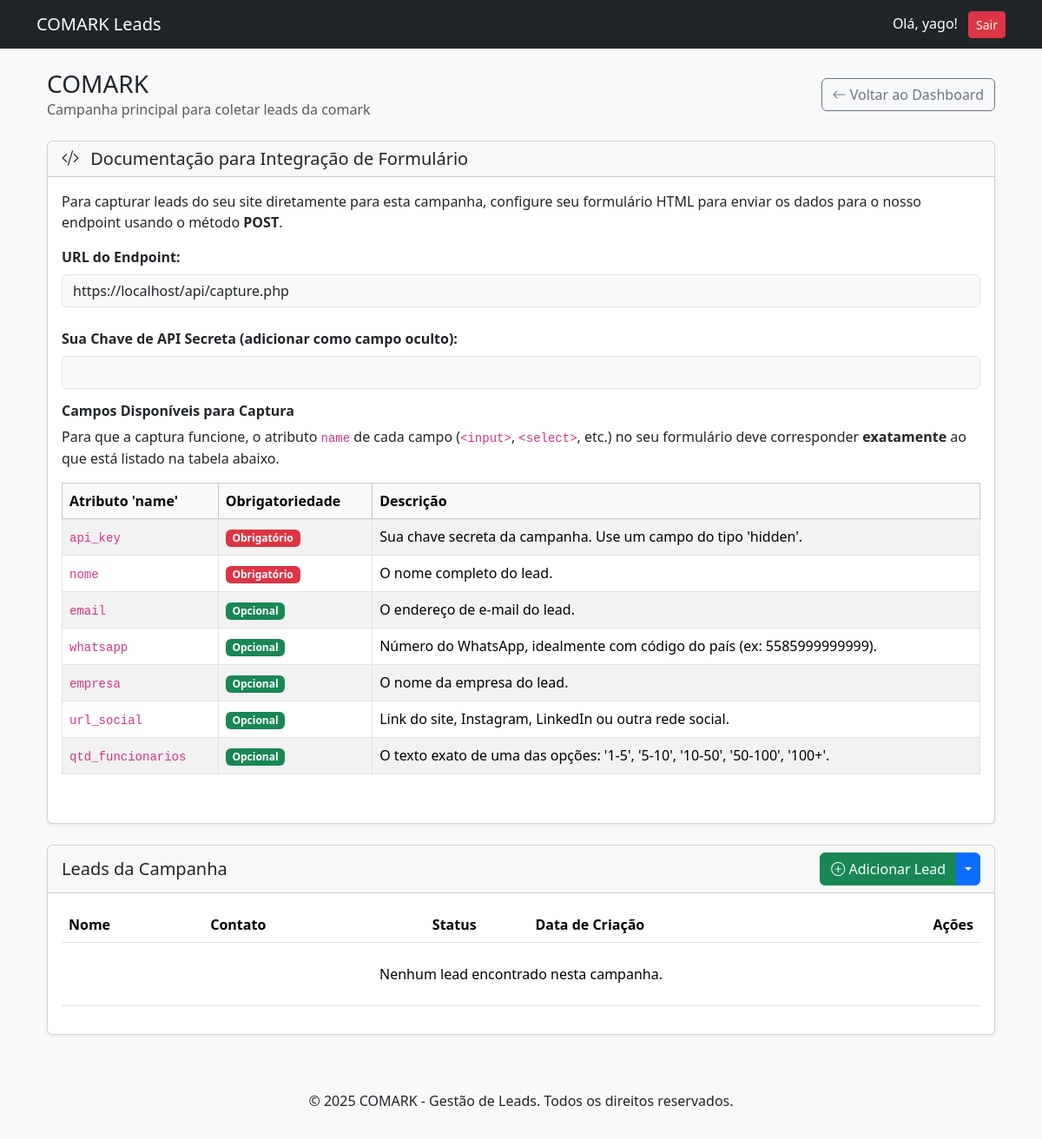
/visualizar_campanha.php?id=1 (signed in), run on the app's committed database.
### tables this page shows
CREATE TABLE `campanhas` (
  `id` int(11) NOT NULL,
  `nome_campanha` varchar(255) NOT NULL,
  `descricao` text DEFAULT NULL,
  `data_criacao` timestamp NOT NULL DEFAULT current_timestamp(),
  `usuario_id` int(11) NOT NULL,
  `api_key` varchar(64) DEFAULT NULL
);

### public/visualizar_campanha.php (the view, shortened to what this page needs)
<?php
require_once '../templates/header.php';
require_once '../config/database.php';
$usuario_id = $_SESSION['usuario_id'];
$campanha_id = $_GET['id'];
$stmt = $conexao->prepare("SELECT * FROM campanhas WHERE id = ? AND usuario_id = ?");
$stmt->bind_param("ii", $campanha_id, $usuario_id);
$stmt->execute();
$resultado_campanha = $stmt->get_result();
$campanha = $resultado_campanha->fetch_assoc();
$stmt_leads = $conexao->prepare("SELECT * FROM leads WHERE campanha_id = ? ORDER BY data_criacao DESC");
$stmt_leads->bind_param("i", $campanha_id);
$stmt_leads->execute();
$resultado_leads = $stmt_leads->get_result();
?>
<div class="container-fluid">
    <div class="d-flex justify-content-between align-items-center mb-4">
        <div>
            <h1 class="h3 mb-0 text-gray-800"><?php echo htmlspecialchars($campanha['nome_campanha']); ?></h1>
            <p class="mb-0 text-muted"><?php echo htmlspecialchars($campanha['descricao']); ?></p>
        </div>
        <a href="dashboard.php" class="btn btn-outline-secondary">
            <i class="bi bi-arrow-left"></i> Voltar ao Dashboard
        </a>
    </div>
    <div class="card shadow-sm mb-4">
        <div class="card-header">
            <h5 class="mb-0"><i class="bi bi-code-slash me-2"></i> Documentação para Integração de Formulário</h5>
        </div>
        <div class="card-body">
            <p>Para capturar leads do seu site diretamente para esta campanha, configure seu formulário HTML para enviar os dados para o nosso endpoint usando o método <strong>POST</strong>.</p>
            <div class="mb-4">
                <label class="form-label fw-bold">URL do Endpoint:</label>
                <input type="text" class="form-control bg-light" value="<?php echo 'https://' . $_SERVER['HTTP_HOST'] . '/api/capture.php'; ?>" readonly>
            </div>
            <div class="mb-3">
                <label class="form-label fw-bold">Sua Chave de API Secreta (adicionar como campo oculto):</label>
                <input type="text" class="form-control bg-light" value="<?php echo htmlspecialchars($campanha['api_key']); ?>" readonly>
            </div>
            <h6 class="fw-bold">Campos Disponíveis para Captura</h6>
            <p>Para que a captura funcione, o atributo <code>name</code> de cada campo (<code>&lt;input&gt;</code>, <code>&lt;select&gt;</code>, etc.) no seu formulário deve corresponder <strong>exatamente</strong> ao que está listado na tabela abaixo.</p>
            <div class="table-responsive mb-4">
                <table class="table table-bordered table-striped">
                    <thead class="table-light">
                        <tr>
                            <th>Atributo 'name'</th>
                            <th>Obrigatoriedade</th>
                            <th>Descrição</th>
                        </tr>
                    </thead>
                    <tbody>
                        <tr>
                            <td><code>api_key</code></td>
                            <td><span class="badge bg-danger">Obrigatório</span></td>
                            <td>Sua chave secreta da campanha. Use um campo do tipo 'hidden'.</td>
                        </tr>
                        <tr>
                            <td><code>nome</code></td>
                            <td><span class="badge bg-danger">Obrigatório</span></td>
                            <td>O nome completo do lead.</td>
                        </tr>
                        <tr>
                            <td><code>email</code></td>
                            <td><span class="badge bg-success">Opcional</span></td>
                            <td>O endereço de e-mail do lead.</td>
                        </tr>
                        <tr>
                            <td><code>whatsapp</code></td>
                            <td><span class="badge bg-success">Opcional</span></td>
                            <td>Número do WhatsApp, idealmente com código do país (ex: 5585999999999).</td>
                        </tr>
                        <tr>
                            <td><code>empresa</code></td>
                            <td><span class="badge bg-success">Opcional</span></td>
                            <td>O nome da empresa do lead.</td>
                        </tr>
                        <tr>
                            <td><code>url_social</code></td>
                            <td><span class="badge bg-success">Opcional</span></td>
                            <td>Link do site, Instagram, LinkedIn ou outra rede social.</td>
                        </tr>
                        <tr>
                            <td><code>qtd_funcionarios</code></td>
                            <td><span class="badge bg-success">Opcional</span></td>
                            <td>
                                O texto exato de uma das opções: '1-5', '5-10', '10-50', '50-100', '100+'.
                            </td>
                        </tr>
                    </tbody>
                </table>
            </div>
        </div>
    </div>
    <div class="card shadow-sm">
        <div class="card-header d-flex justify-content-between align-items-center">
            <h5 class="mb-0">Leads da Campanha</h5>
            <div class="btn-group"> <button type="button" class="btn btn-success" data-bs-toggle="modal" data-bs-target="#modalNovoLead">
                    <i class="bi bi-plus-circle"></i> Adicionar Lead
                </button>
                <button type="button" class="btn btn-primary dropdown-toggle dropdown-toggle-split" data-bs-toggle="dropdown" aria-expanded="false">
                </button>
            </div>
        </div>
        <div class="card-body">
            <div class="table-responsive">
                <table class="table table-hover align-middle">
                    <thead>
                        <tr>
                            <th>Nome</th>
                            <th>Contato</th>
                            <th class="text-center">Status</th>
                            <th>Data de Criação</th>
                            <th class="text-end">Ações</th>
                        </tr>
                    </thead>
                    <tbody>
                        <?php if ($resultado_leads->num_rows > 0): ?>
                            <?php while ($lead = $resultado_leads->fetch_assoc()): ?>
                                <tr>
                                    <td><strong><?php echo htmlspecialchars($lead['nome_lead']); ?></strong></td>
                                    <td>
                                        <?php if ($lead['email']): ?>
                                            <small class="d-block"><?php echo htmlspecialchars($lead['email']); ?></small>
                                        <?php endif; ?>
                                        <?php if ($lead['whatsapp']): ?>
                                            <small class="d-block"><?php echo htmlspecialchars($lead['whatsapp']); ?></small>
                                        <?php endif; ?>
                                    </td>
                                    <td class="text-center">
                                        <span class="badge <?php echo get_status_badge($lead['status']); ?>"><?php echo $lead['status']; ?></span>
                                    </td>
                                    <td><?php echo date('d/m/Y H:i', strtotime($lead['data_criacao'])); ?></td>
                                    <td class="text-end">
                                        <a href="editar_lead.php?id=<?php echo $lead['id']; ?>" class="btn btn-sm btn-outline-primary">
                                            <i class="bi bi-pencil-square"></i> Editar
                                        </a>
                                        <a href="../app/excluir_lead.php?id=<?php echo $lead['id']; ?>" class="btn btn-sm btn-outline-danger" onclick="return confirm('Tem certeza que deseja excluir este lead?');">
                                            <i class="bi bi-trash"></i>
                                        </a>
                                    </td>
                                </tr>
                            <?php endwhile; ?>
                        <?php else: ?>
                            <tr>
                                <td colspan="5" class="text-center py-4">Nenhum lead encontrado nesta campanha.</td>
                            </tr>
                        <?php endif; ?>
                    </tbody>
                </table>
            </div>
        </div>
    </div>
</div>
<?php
require_once '../templates/footer.php';
?>

### templates/header.php (style rules this page uses)
body { background-color: #f8f9fa; }

### data on the page
campanhas: nome_campanha "COMARK", descricao "Campanha principal para coletar leads da comark"

### other printed values
$_SESSION['usuario_nome'] "yago"
